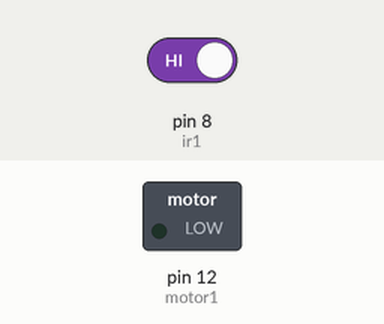
Simulated run of this sketch. Board: Arduino Uno, built with avr-gcc and run on an emulated ATmega328P. On the bench: switched loads named in the sketch (green lamp = pin HIGH). The inputs (shaded band) are chosen by the test bench; at power-on: pin 8 (ir1) HIGH.

Above: at 2.8 s.
2.9 s: pin 8 (ir1) driven LOW
At 4.2 s:
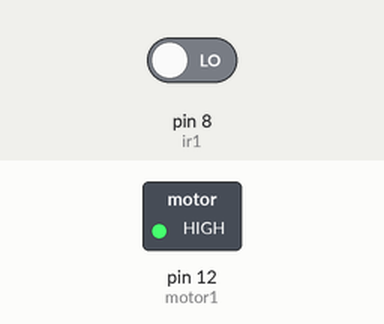
4.5 s: pin 8 (ir1) driven HIGH
At 6.0 s:
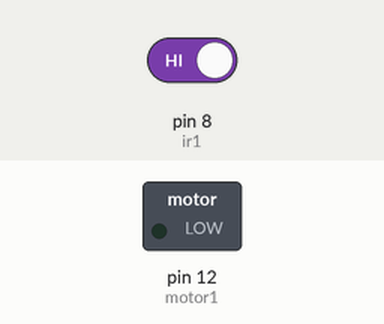
Timing chart, 0 to 7.5 s (numbered marks = the images above; inputs shaded):
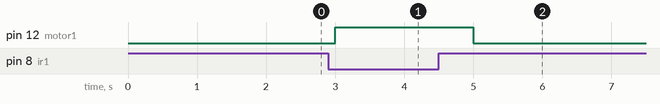

The sketch:

motor_run_sanitizer.ino
```cpp
const int ir1 = 8;
const int motor1 = 12;
int motor_state1 = 0;

void setup() {
  // put your setup code here, to run once:
pinMode(ir1,INPUT);
pinMode(motor1,OUTPUT);

}

void loop() {
  // put your main code here, to run repeatedly:
motor_state1 = digitalRead(ir1);

if(motor_state1== LOW)
{
        digitalWrite(motor1,HIGH);
          delay(1000);


    }


if(motor_state1== HIGH)
{
        digitalWrite(motor1,LOW);
        delay(1000);


}  }
```

Measured:
- after the input at 2.9 s, pin 12 (motor1): LOW → HIGH after 0.10 s
- after the input at 4.5 s, pin 12 (motor1): HIGH → LOW after 0.50 s
